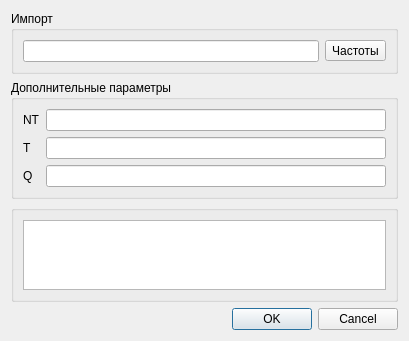
<?xml version="1.0" encoding="UTF-8"?>
<ui version="4.0">
 <class>Dialog</class>
 <widget class="QDialog" name="Dialog">
  <property name="geometry">
   <rect>
    <x>0</x>
    <y>0</y>
    <width>409</width>
    <height>252</height>
   </rect>
  </property>
  <property name="windowTitle">
   <string>Импорт частот</string>
  </property>
  <layout class="QGridLayout" name="gridLayout">
   <item row="5" column="0">
    <widget class="QDialogButtonBox" name="buttonBox">
     <property name="orientation">
      <enum>Qt::Horizontal</enum>
     </property>
     <property name="standardButtons">
      <set>QDialogButtonBox::Cancel|QDialogButtonBox::Ok</set>
     </property>
    </widget>
   </item>
   <item row="3" column="0">
    <widget class="QGroupBox" name="groupBox">
     <property name="title">
      <string/>
     </property>
     <layout class="QGridLayout" name="gridLayout_4">
      <item row="0" column="0">
       <widget class="QTextBrowser" name="freqListText"/>
      </item>
     </layout>
    </widget>
   </item>
   <item row="1" column="0">
    <widget class="QGroupBox" name="groupBox_2">
     <property name="title">
      <string>Дополнительные параметры</string>
     </property>
     <layout class="QGridLayout" name="gridLayout_2">
      <item row="0" column="0">
       <widget class="QLabel" name="NT_label">
        <property name="text">
         <string>NT</string>
        </property>
       </widget>
      </item>
      <item row="0" column="1">
       <widget class="QLineEdit" name="NT_lineEdit"/>
      </item>
      <item row="1" column="0">
       <widget class="QLabel" name="T_label">
        <property name="text">
         <string>T</string>
        </property>
       </widget>
      </item>
      <item row="1" column="1">
       <widget class="QLineEdit" name="T_lineEdit"/>
      </item>
      <item row="2" column="0">
       <widget class="QLabel" name="Q_label">
        <property name="text">
         <string>Q</string>
        </property>
       </widget>
      </item>
      <item row="2" column="1">
       <widget class="QLineEdit" name="Q_lineEdit"/>
      </item>
     </layout>
    </widget>
   </item>
   <item row="0" column="0">
    <widget class="QGroupBox" name="groupBox_3">
     <property name="title">
      <string>Импорт</string>
     </property>
     <layout class="QGridLayout" name="gridLayout_3">
      <item row="1" column="0">
       <widget class="QLineEdit" name="freqFileName"/>
      </item>
      <item row="1" column="1">
       <widget class="QToolButton" name="freqFileButton">
        <property name="text">
         <string>Частоты</string>
        </property>
       </widget>
      </item>
     </layout>
    </widget>
   </item>
  </layout>
 </widget>
 <resources/>
 <connections>
  <connection>
   <sender>buttonBox</sender>
   <signal>accepted()</signal>
   <receiver>Dialog</receiver>
   <slot>accept()</slot>
   <hints>
    <hint type="sourcelabel">
     <x>248</x>
     <y>254</y>
    </hint>
    <hint type="destinationlabel">
     <x>157</x>
     <y>274</y>
    </hint>
   </hints>
  </connection>
  <connection>
   <sender>buttonBox</sender>
   <signal>rejected()</signal>
   <receiver>Dialog</receiver>
   <slot>reject()</slot>
   <hints>
    <hint type="sourcelabel">
     <x>316</x>
     <y>260</y>
    </hint>
    <hint type="destinationlabel">
     <x>286</x>
     <y>274</y>
    </hint>
   </hints>
  </connection>
 </connections>
</ui>
